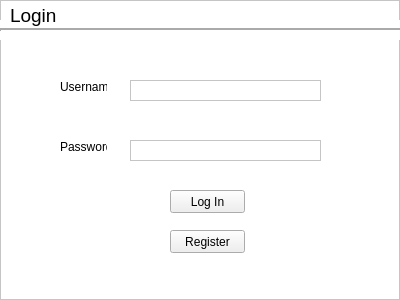
<?xml version="1.0" encoding="UTF-8"?>
<ui version="4.0">
 <class>loginFrame</class>
 <widget class="QFrame" name="loginFrame">
  <property name="geometry">
   <rect>
    <x>0</x>
    <y>0</y>
    <width>400</width>
    <height>300</height>
   </rect>
  </property>
  <property name="windowTitle">
   <string>Login</string>
  </property>
  <property name="windowIcon">
   <iconset>
    <normaloff>marta-logo.png</normaloff>marta-logo.png</iconset>
  </property>
  <property name="styleSheet">
   <string notr="true">QFrame {background-color: #ffffff}</string>
  </property>
  <property name="frameShape">
   <enum>QFrame::StyledPanel</enum>
  </property>
  <property name="frameShadow">
   <enum>QFrame::Raised</enum>
  </property>
  <widget class="QLabel" name="passwordLabel">
   <property name="geometry">
    <rect>
     <x>60</x>
     <y>140</y>
     <width>47</width>
     <height>13</height>
    </rect>
   </property>
   <property name="text">
    <string>Password</string>
   </property>
  </widget>
  <widget class="Line" name="line">
   <property name="geometry">
    <rect>
     <x>0</x>
     <y>20</y>
     <width>401</width>
     <height>20</height>
    </rect>
   </property>
   <property name="maximumSize">
    <size>
     <width>16777215</width>
     <height>16777215</height>
    </size>
   </property>
   <property name="font">
    <font>
     <pointsize>8</pointsize>
    </font>
   </property>
   <property name="lineWidth">
    <number>2</number>
   </property>
   <property name="orientation">
    <enum>Qt::Horizontal</enum>
   </property>
  </widget>
  <widget class="QLabel" name="usernameLabel">
   <property name="geometry">
    <rect>
     <x>60</x>
     <y>80</y>
     <width>47</width>
     <height>13</height>
    </rect>
   </property>
   <property name="text">
    <string>Username</string>
   </property>
  </widget>
  <widget class="QPlainTextEdit" name="usernameTextEdit">
   <property name="geometry">
    <rect>
     <x>130</x>
     <y>80</y>
     <width>191</width>
     <height>21</height>
    </rect>
   </property>
   <property name="verticalScrollBarPolicy">
    <enum>Qt::ScrollBarAlwaysOff</enum>
   </property>
   <property name="plainText">
    <string/>
   </property>
  </widget>
  <widget class="QPushButton" name="loginButton">
   <property name="geometry">
    <rect>
     <x>170</x>
     <y>190</y>
     <width>75</width>
     <height>23</height>
    </rect>
   </property>
   <property name="text">
    <string>Log In</string>
   </property>
  </widget>
  <widget class="QLabel" name="frameLabelTop">
   <property name="geometry">
    <rect>
     <x>10</x>
     <y>0</y>
     <width>51</width>
     <height>31</height>
    </rect>
   </property>
   <property name="font">
    <font>
     <pointsize>14</pointsize>
    </font>
   </property>
   <property name="styleSheet">
    <string notr="true">QLabel {background-color: transparent}</string>
   </property>
   <property name="text">
    <string>Login</string>
   </property>
  </widget>
  <widget class="QPushButton" name="registerButton">
   <property name="geometry">
    <rect>
     <x>170</x>
     <y>230</y>
     <width>75</width>
     <height>23</height>
    </rect>
   </property>
   <property name="text">
    <string>Register</string>
   </property>
  </widget>
  <widget class="QPlainTextEdit" name="passwordTextEdit">
   <property name="geometry">
    <rect>
     <x>130</x>
     <y>140</y>
     <width>191</width>
     <height>21</height>
    </rect>
   </property>
   <property name="maximumSize">
    <size>
     <width>16777000</width>
     <height>16777000</height>
    </size>
   </property>
   <property name="verticalScrollBarPolicy">
    <enum>Qt::ScrollBarAlwaysOff</enum>
   </property>
   <property name="horizontalScrollBarPolicy">
    <enum>Qt::ScrollBarAsNeeded</enum>
   </property>
   <property name="documentTitle">
    <string/>
   </property>
   <property name="readOnly">
    <bool>false</bool>
   </property>
  </widget>
 </widget>
 <resources/>
 <connections/>
</ui>
